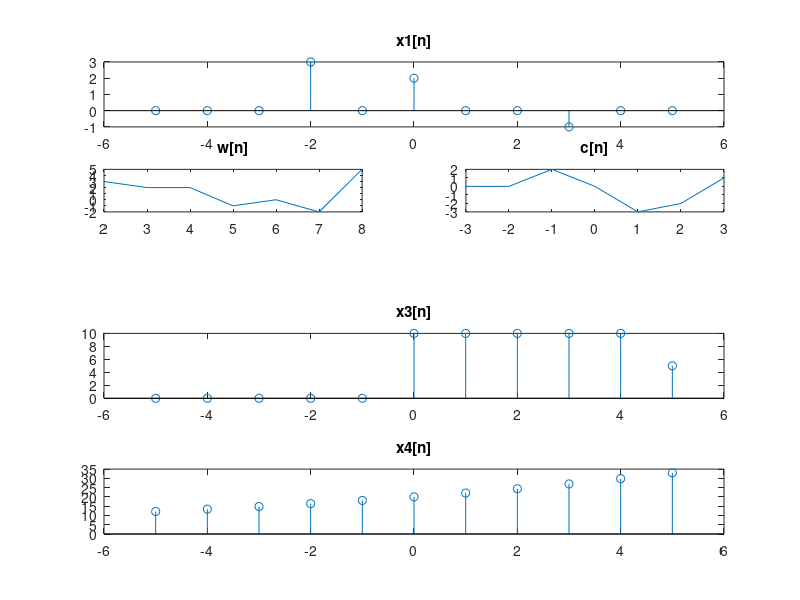

Reproduce this figure in MATLAB.
%%Chapter  1
%Question1
n_1=-3:3;
x=[-4, 5, 1, -2, -3, 0, 2];
subplot(5,2,1);
plot(n_1,x);
title("x[n]");

n_2=-1:5;
y=[6,-3,-1,0,8,7,-2];
subplot(5,2,2);
plot(n_2,y);
title("y[n]");

n_3=2:8;
w=[3,2,2,-1,0,-2,5];
subplot(5,2,3);
plot(n_3,w);
title("w[n]");

c=[0,0,2,0,-3,-2,1];
subplot(5,2,4);
plot(n_1,c);
title("c[n]");

d=[0,0,0,0,0,0,0];
subplot(5,2,5);
plot(n_2,d);
title("d[n]");

w=[0,0,0,0,0,0,0];
subplot(5,2,6);
plot(n_3,w);
title("w[n]");

n_f=-3:5;
f=[-4,5,1,-2,3,-3,1,0,8];
subplot(5,2,7);
plot(n_f,f);
title("f[n]");

n_v=-3:8;
v=[0,15,2,-4,3,0,-4,0,0,0,0,0];
subplot(5,2,8);
plot(n_v,v);
title("v[n]");

n_s=-1:8;
s=[4,-5,0,0,10,2,-2,0,0,0];
subplot(5,2,9);
plot(n_s,s);
title("s[n]");

n_r=-1:5;
y=[6,-3,-1,0,8,7,-2];
subplot(5,2,10);
plot(n_2,3.5*y);
title("r[n]");

%Question2

n_1=-3:3;
x_n=(-4*((n_1+3)==0))+(5*((n_1+2)==0))+(1*((n_1+1)==0))+(-2*((n_1-0)==0))+(-3*((n_1-1)==0))+(3*((n_1-3)==0));
subplot(3,2,1);
plot(n_1,x_n);
title("x[n] as a linear combination of delayed unit sample sequences");

n_2=-1:5;
y_n=(6*((n_2+1)==0))+(-3*((n_2-0)==0))+(-1*((n_2-1)==0))+(8*((n_2-3)==0))+(7*((n_2-4)==0))+(-2*((n_2-5)==0));
subplot(3,2,3);
plot(n_2,y_n);
title("y[n] as a linear combination of delayed unit sample sequences");


n_3=2:8;
w_n=(3*((n_3-2)==0))+(2*((n_3-3)==0))+(2*((n_3-4)==0))+(-1*((n_3-5)==0))+(-2*((n_3-7)==0))+(5*((n_3-8)==0));
subplot(3,2,5);
plot(n_3,w_n);
title("w[n] as a linear combination of delayed unit sample sequences");



%Question 3
n_1=-3:3;
x=[-4, 5, 1, -2, -3, 0, 2];
E_x=sum(abs(x).^2)

n_2=-1:5;
y=[6,-3,-1,0,8,7,-2];
E_y=sum(abs(y).^2)

n_3=2:8;
w=[3,2,2,-1,0,-2,5];
E_w=sum(abs(w).^2)

%Question 4
clc;
clear all;
close all;

n=-5:5;
x_1=3*((n+2)==0)+2*((n-0)==0)-((n-3)==0)+5*((n-7)==0);
subplot(4,1,1);
stem(n,x_1);
title("x1[n]");


x_3=(10*(n>=0))-(5*((n-5)>=0))-(10*((n-10)>=0))+(5*((n-15)>=0));
subplot(4,1,3);
stem(n,x_3);
title("x3[n]");

x_4= (exp(0.1*n)).* ((20*((n+20)>=0))-(((n-10)>=0)));
subplot(4,1,4);
stem(n,x_4);
title("x4[n]");






